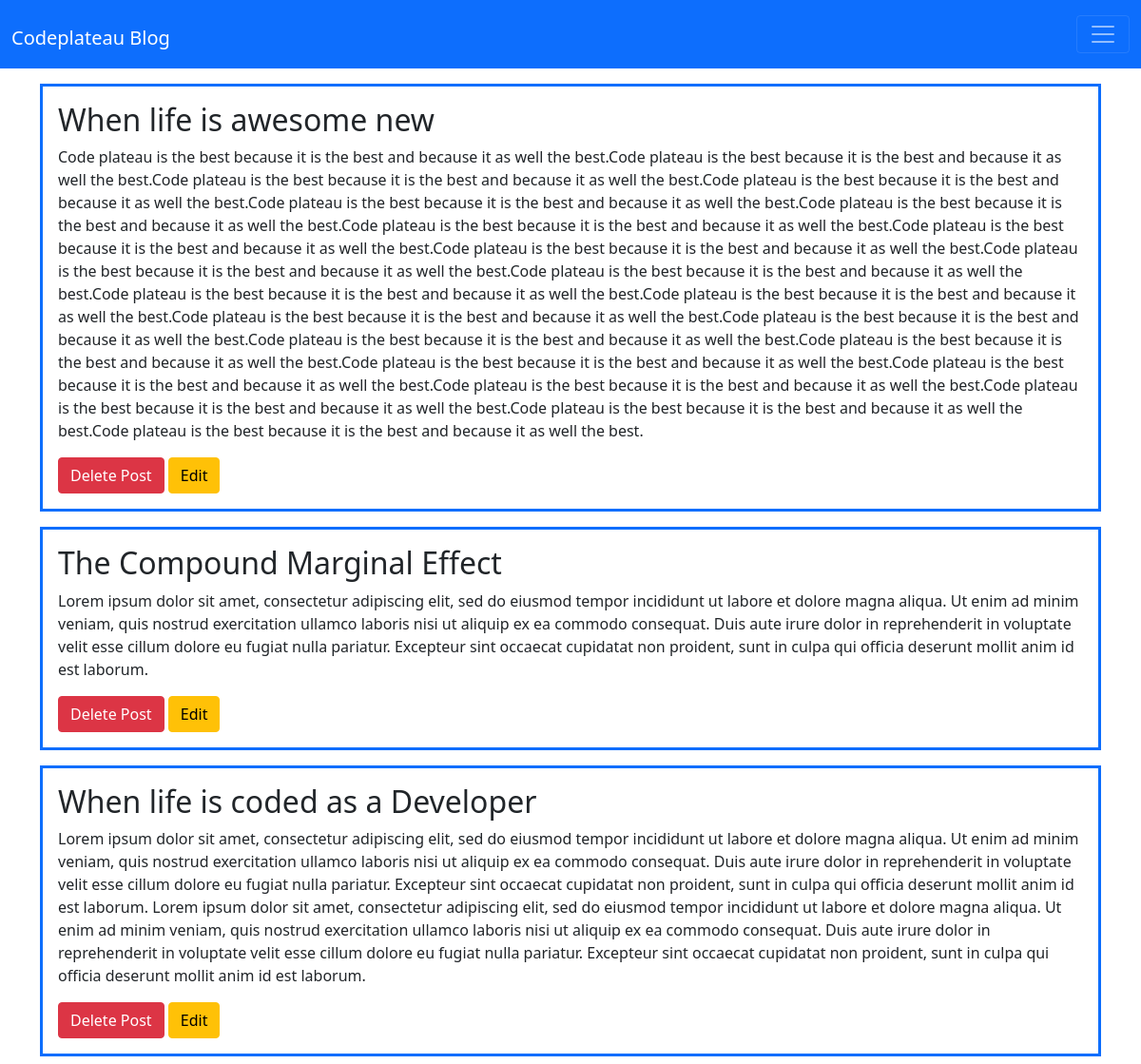
The page / on the database its author committed.
### app.py (models this page shows, shortened)
class Posts(db.Model):
    title = db.Column(db.String(80), unique=True, nullable=False, primary_key=True)
    content = db.Column(db.String(700), unique=False, nullable=False)

### app.py (the view)
@app.route('/')
def home():
    posts = Posts.query.all()
    return render_template("index.html", posts = posts)

### templates/index.html
{% extends 'base.html' %}
{% block content %}
        {% for post in posts %}
            <div class="border border-primary border-3 p-3 mb-2 mt-3">
                <h2>{{ post.title }}</h2>
                <p>{{ post.content }}</p>
                <a href="{{ url_for('confirm', title=post.title) }}" class="btn btn-danger">Delete Post</a> <a href="{{ url_for('edit', title=post.title) }}" class="btn btn-warning">Edit</a>
            </div>
        {% endfor %}
{% endblock content %}

### templates/base.html (shortened to what this page needs)
<!DOCTYPE html>
<html lang="en">
<head>
    <link href="https://cdn.jsdelivr.net/npm/bootstrap@5.0.2/dist/css/bootstrap.min.css" rel="stylesheet">
</head>
<body>
    <nav class="navbar navbar-dark bg-primary">
        <div class="container-fluid">
            <h1><a class="navbar-brand" href="{{ url_for('home') }}">Codeplateau Blog</a></h1>
            <button class="navbar-toggler" type="button" data-bs-toggle="collapse" data-bs-target="#navbarNavDropdown" aria-controls="navbarNavDropdown" aria-expanded="false" aria-label="Toggle navigation">
              <span class="navbar-toggler-icon"></span>
            </button>
          </div>
      </nav>
<div class="container">
    {% block content %}
    {% endblock content %}
</div>
</body>
</html>

### rows shown on the page
Posts: title "When life is awesome new", content "Code plateau is the best because it is the best and because it as well the best.Code plateau is the best because it is the best and because it as well the best.Code plateau is the best because it is the best and because it as well the best.Code plateau is the best because it is the best and because it as well the best.Code plateau is the best because it is the best and because it as well the best.Code plateau is the best because it is the best and because it as well the best.Code plateau is the best because it is the best and because it as well the best.Code plateau is the best because it is the best and because it as well the best.Code plateau is the best because it is the best and because…"
Posts: title "The Compound Marginal Effect", content "Lorem ipsum dolor sit amet, consectetur adipiscing elit, sed do eiusmod tempor incididunt ut labore et dolore magna aliqua. Ut enim ad minim veniam, quis nostrud exercitation ullamco laboris nisi ut aliquip ex ea commodo consequat. Duis aute irure dolor in reprehenderit in voluptate velit esse cillum dolore eu fugiat nulla pariatur. Excepteur sint occaecat cupidatat non proident, sunt in culpa qui officia deserunt mollit anim id est laborum."
Posts: title "When life is coded as a Developer", content "Lorem ipsum dolor sit amet, consectetur adipiscing elit, sed do eiusmod tempor incididunt ut labore et dolore magna aliqua. Ut enim ad minim veniam, quis nostrud exercitation ullamco laboris nisi ut aliquip ex ea commodo consequat. Duis aute irure dolor in reprehenderit in voluptate velit esse cillum dolore eu fugiat nulla pariatur. Excepteur sint occaecat cupidatat non proident, sunt in culpa qui officia deserunt mollit anim id est laborum. Lorem ipsum dolor sit amet, consectetur adipiscing elit, sed do eiusmod tempor incididunt ut labore et dolore magna aliqua. Ut enim ad minim veniam, quis nostrud exercitation ullamco laboris nisi ut aliquip ex ea commodo consequat. Duis aute irure dolor…"
